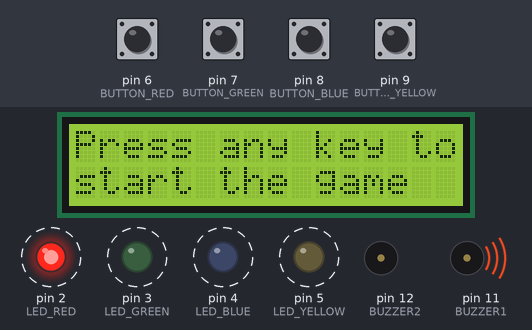
Simulated run of this sketch. Board: Arduino Uno, built with avr-gcc and run on an emulated ATmega328P. On the bench: 16×2 character LCD, output pins drawn as LEDs (lit = HIGH), buzzer (waves = sounding, pin HIGH). Dashed ring = blinking. The inputs (shaded band) are chosen by the test bench; at power-on: pin 6 (BUTTON_RED), pin 7 (BUTTON_GREEN), pin 8 (BUTTON_BLUE), pin 9 (BUTTON_YELLOW) HIGH. Random numbers use the default seed unless the sketch sets one; EEPROM starts erased.

Above: at 7.05 s.
7.1 s: pin 6 (BUTTON_RED) pulled LOW for 0.15 s
At 9.2 s:
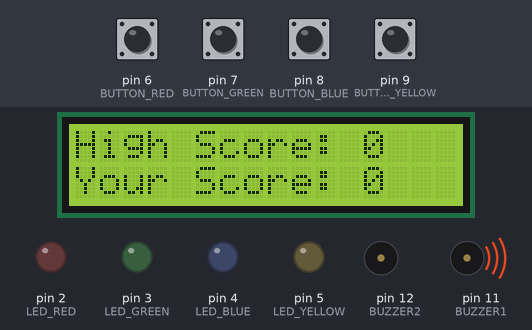
10.0 s: pin 9 (BUTTON_YELLOW) pulled LOW for 0.15 s
At 11.29 s:
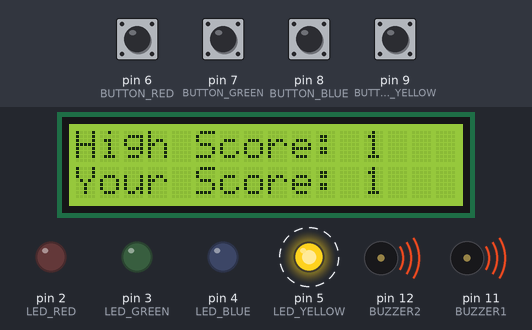
13.0 s: pin 7 (BUTTON_GREEN) pulled LOW for 0.15 s
At 14.0 s:
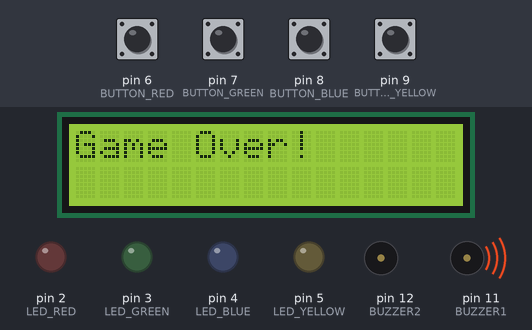
14.7 s: pin 8 (BUTTON_BLUE) pulled LOW for 1 s
At 16.7 s:
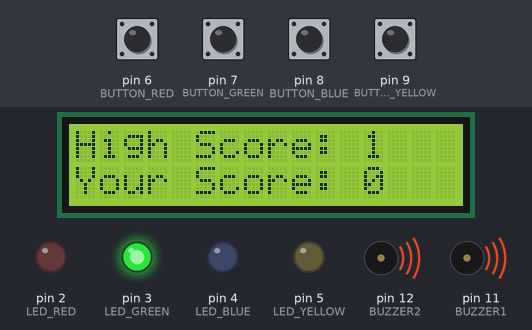
17.2 s: pin 8 (BUTTON_BLUE) pulled LOW for 0.15 s
At 18.56 s:
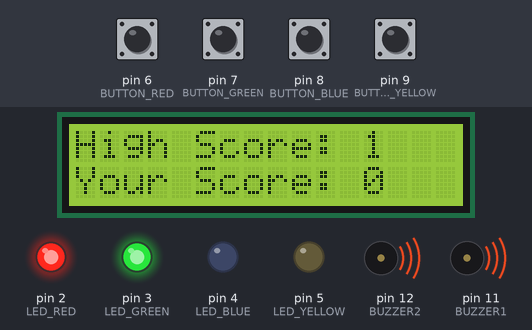
20.3 s: pin 6 (BUTTON_RED) pulled LOW for 1 s
At 23.1 s:
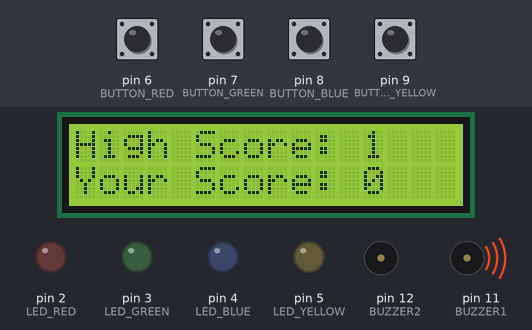
Timing chart, 0 to 24.3 s (numbered marks = the images above; inputs shaded):
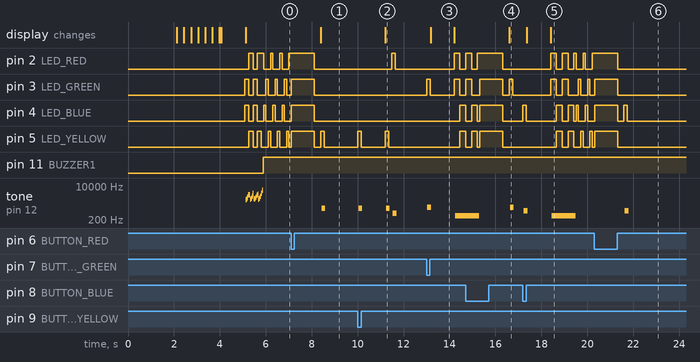

Measured:
- after the input at 7.1 s, tone on pin 12 (BUZZER2): silent → 774 Hz after 1.3 s, → silent 0.16 s later; the display: changes after 1.3 s (image 1)
- after the input at 13.0 s, pin 2 (LED_RED): LOW → HIGH after 1.2 s, → LOW 0.25 s later; pin 3 (LED_GREEN): LOW → HIGH at once, → LOW 0.15 s later, → HIGH 1.1 s later, → LOW 0.25 s later
- after the input at 14.7 s, the display: changes after 1.9 s (image 4)
- after the input at 17.2 s, pin 2 (LED_RED): LOW → HIGH after 1.2 s, → LOW 0.25 s later, → HIGH 0.25 s later, → LOW 0.25 s later, … (9 changes in this stretch); pin 3 (LED_GREEN): LOW → HIGH after 1.2 s, → LOW 0.25 s later, → HIGH 0.25 s later, → LOW 0.25 s later, … (8 changes in this stretch)
- after the input at 20.3 s, tone on pin 12 (BUZZER2): silent → 582 Hz after 1.3 s, → silent 0.16 s later
- by itself, pin 5 (LED_YELLOW): alternates HIGH for 0.15 s and LOW for 1.0 s
- by itself, tone on pin 12 (BUZZER2): plays 2051 Hz for 0.04 s, 2331 Hz for 0.04 s, 2770 Hz for 0.04 s, 3627 Hz for 0.04 s, 3642 Hz for 0.04 s, 2167 Hz for 0.04 s … (19 notes in this stretch)

The sketch:

memory_game.ino
```cpp
#include <Wire.h>
#include <LiquidCrystal_I2C.h>
#include <EEPROM.h>


#define NOTE_B0 31

#define NOTE_C1 33

#define NOTE_CS1 35

#define NOTE_D1 37

#define NOTE_DS1 39

#define NOTE_E1 41

#define NOTE_F1 44

#define NOTE_FS1 46

#define NOTE_G1 49

#define NOTE_GS1 52

#define NOTE_A1 55

#define NOTE_AS1 58

#define NOTE_B1 62

#define NOTE_C2 65

#define NOTE_CS2 69

#define NOTE_D2 73

#define NOTE_DS2 78

#define NOTE_E2 82

#define NOTE_F2 87

#define NOTE_FS2 93

#define NOTE_G2 98

#define NOTE_GS2 104

#define NOTE_A2 110

#define NOTE_AS2 117

#define NOTE_B2 123

#define NOTE_C3 131

#define NOTE_CS3 139

#define NOTE_D3 147

#define NOTE_DS3 156

#define NOTE_E3 165

#define NOTE_F3 175

#define NOTE_FS3 185

#define NOTE_G3 196

#define NOTE_GS3 208

#define NOTE_A3 220

#define NOTE_AS3 233

#define NOTE_B3 247

#define NOTE_C4 262

#define NOTE_CS4 277

#define NOTE_D4 294

#define NOTE_DS4 311

#define NOTE_E4 330

#define NOTE_F4 349

#define NOTE_FS4 370

#define NOTE_G4 392

#define NOTE_GS4 415

#define NOTE_A4 440

#define NOTE_AS4 466

#define NOTE_B4 494

#define NOTE_C5 523

#define NOTE_CS5 554

#define NOTE_D5 587

#define NOTE_DS5 622

#define NOTE_E5 659

#define NOTE_F5 698

#define NOTE_FS5 740

#define NOTE_G5 784

#define NOTE_GS5 831

#define NOTE_A5 880

#define NOTE_AS5 932

#define NOTE_B5 988

#define NOTE_C6 1047

#define NOTE_CS6 1109

#define NOTE_D6 1175

#define NOTE_DS6 1245

#define NOTE_E6 1319

#define NOTE_F6 1397

#define NOTE_FS6 1480

#define NOTE_G6 1568

#define NOTE_GS6 1661

#define NOTE_A6 1760

#define NOTE_AS6 1865

#define NOTE_B6 1976

#define NOTE_C7 2093

#define NOTE_CS7 2217

#define NOTE_D7 2349

#define NOTE_DS7 2489

#define NOTE_E7 2637

#define NOTE_F7 2794

#define NOTE_FS7 2960

#define NOTE_G7 3136

#define NOTE_GS7 3322

#define NOTE_A7 3520

#define NOTE_AS7 3729

#define NOTE_B7 3951

#define NOTE_C8 4186

#define NOTE_CS8 4435

#define NOTE_D8 4699

#define NOTE_DS8 4978


#define CHOICE_OFF      0 //Used to control LEDs

#define CHOICE_NONE     0 //Used to check buttons

#define CHOICE_RED  (1 << 0)

#define CHOICE_GREEN    (1 << 1)

#define CHOICE_BLUE (1 << 2)

#define CHOICE_YELLOW   (1 << 3)


#define LED_RED     2

#define LED_GREEN   3

#define LED_BLUE    4

#define LED_YELLOW  5


// Button pin definitions

#define BUTTON_RED    6

#define BUTTON_GREEN  7

#define BUTTON_BLUE   8

#define BUTTON_YELLOW 9


// Buzzer pin definitions

#define BUZZER1  11

#define BUZZER2  12


// Define game parameters

#define ROUNDS_TO_WIN      13 //Number of rounds to succesfully remember before you win. 13 is do-able.

#define ENTRY_TIME_LIMIT   3000 //Amount of time to press a button before game times out. 3000ms = 3 sec


#define MODE_MEMORY  0

#define MODE_BATTLE  1

#define MODE_BEEGEES 2


// Game state variables

byte gameMode = MODE_MEMORY; //By default, let's play the memory game

byte gameBoard[32]; //Contains the combination of buttons as we advance

byte gameRound = 0; //Counts the number of succesful rounds the player has made it through


LiquidCrystal_I2C lcd(0x27,16,2);

int score = 0;
int high_score = 0;


//progress bar
byte zero[] = {
  B00000,
  B00000,
  B00000,
  B00000,
  B00000,
  B00000,
  B00000,
  B00000
};
byte one[] = {
  B10000,
  B10000,
  B10000,
  B10000,
  B10000,
  B10000,
  B10000,
  B10000
};

byte two[] = {
  B11000,
  B11000,
  B11000,
  B11000,
  B11000,
  B11000,
  B11000,
  B11000
};

byte three[] = {
  B11100,
  B11100,
  B11100,
  B11100,
  B11100,
  B11100,
  B11100,
  B11100
};

byte four[] = {
  B11110,
  B11110,
  B11110,
  B11110,
  B11110,
  B11110,
  B11110,
  B11110
};

byte five[] = {
  B11111,
  B11111,
  B11111,
  B11111,
  B11111,
  B11111,
  B11111,
  B11111
};

void setup()

{

 lcd.init();
 lcd.backlight();
 lcd.print("Memory Game");
 delay(2000);

  lcd.createChar(0, zero);
  lcd.createChar(1, one);
  lcd.createChar(2, two);
  lcd.createChar(3, three);
  lcd.createChar(4, four);
  lcd.createChar(5, five);
  //Setup hardware inputs/outputs. These pins are defined in the hardware_versions header file
  byte b1 = EEPROM.read(0);
  byte b2 = EEPROM.read(1);
  high_score = (b1 << 8) + b2;


  //progress bar
   lcd.clear();
  for(int i=0; i <= 100; i++)
  {
    lcd.setCursor(0,0);
    lcd.print(i);
    lcd.print("   ");
    updateProgressBar(i, 100, 1);   //This line calls the subroutine that displays the progress bar.  The 3 arguments are the current count, the total count and the line you want to print on.
    delay(10);
  }
  delay(1000);

  // Instruction to the player
  lcd.clear();
  lcd.print("Press any key to");
  lcd.setCursor(0, 1);
  lcd.print("start the game");

  //Enable pull ups on inputs

  pinMode(BUTTON_RED, INPUT_PULLUP);

  pinMode(BUTTON_GREEN, INPUT_PULLUP);

  pinMode(BUTTON_BLUE, INPUT_PULLUP);

  pinMode(BUTTON_YELLOW, INPUT_PULLUP);


  pinMode(LED_RED, OUTPUT);

  pinMode(LED_GREEN, OUTPUT);

  pinMode(LED_BLUE, OUTPUT);

  pinMode(LED_YELLOW, OUTPUT);


  pinMode(BUZZER1, OUTPUT);

  pinMode(BUZZER2, OUTPUT);


  //Mode checking

  gameMode = MODE_MEMORY; // By default, we're going to play the memory game


  // Check to see if the lower right button is pressed

  if (checkButton() == CHOICE_YELLOW) play_beegees();


  // Check to see if upper right button is pressed

  if (checkButton() == CHOICE_GREEN)

  {

    gameMode = MODE_BATTLE; //Put game into battle mode


    //Turn on the upper right (green) LED

    setLEDs(CHOICE_GREEN);

    toner(CHOICE_GREEN, 150);


    setLEDs(CHOICE_RED | CHOICE_BLUE | CHOICE_YELLOW); // Turn on the other LEDs until you release button


    while(checkButton() != CHOICE_NONE) ; // Wait for user to stop pressing button


    //Now do nothing. Battle mode will be serviced in the main routine

  }


  play_winner(); // After setup is complete, say hello to the world

}


void loop()

{


  attractMode(); // Blink lights while waiting for user to press a button


  // Indicate the start of game play

  setLEDs(CHOICE_RED | CHOICE_GREEN | CHOICE_BLUE | CHOICE_YELLOW); // Turn all LEDs on

  delay(1000);

  setLEDs(CHOICE_OFF); // Turn off LEDs

  delay(250);


  if (gameMode == MODE_MEMORY)

  {


    // Play memory game and handle result

    if (play_memory() == true) {

    lcd.clear();
    lcd.setCursor(0, 1);  //(Column,Row)
    lcd.print("Your Score: ");
    lcd.setCursor(12, 1);
    lcd.print(gameRound);
    if(gameRound > high_score) {
    high_score = gameRound;
    EEPROM.write(0, (high_score >> 8) & 0xFF);
    EEPROM.write(1, high_score & 0xFF);
    }

    lcd.setCursor(0, 0);
    lcd.print("High Score: " + (String)(high_score));

      play_winner(); // Player won, play winner tones
    }


    else
    {
      lcd.clear();
      lcd.print("Game Over! ");
      delay(1000);

          lcd.clear();
    lcd.setCursor(0, 1);  //(Column,Row)
    lcd.print("Your Score: ");
    lcd.setCursor(12, 1);
    lcd.print(gameRound - 1);
    lcd.setCursor(0, 0);
    lcd.print("High Score: " + (String)(high_score));


      play_loser(); // Player lost, play loser tones
    }

  }


  if (gameMode == MODE_BATTLE)

  {

    play_battle(); // Play game until someone loses


    play_loser(); // Player lost, play loser tones

  }

}


//progress bar function
void updateProgressBar(unsigned long count, unsigned long totalCount, int lineToPrintOn)
 {
    double factor = totalCount/80.0;          //See note above!
    int percent = (count+1)/factor;
    int number = percent/5;
    int remainder = percent%5;
    if(number > 0)
    {
       lcd.setCursor(number-1,lineToPrintOn);
       lcd.write(5);
    }

       lcd.setCursor(number,lineToPrintOn);
       lcd.write(remainder);
 }


//-=-=-=-=-=-=-=-=-=-=-=-=-=-=-=-=-=-=-=-=-=-=-=-=-=-=-=-=-=-=

//The following functions are related to game play only


// Play the regular memory game

// Returns 0 if player loses, or 1 if player wins

boolean play_memory(void)

{

  randomSeed(millis()); // Seed the random generator with random amount of millis()


  gameRound = 0; // Reset the game to the beginning


  while (gameRound < ROUNDS_TO_WIN)

  {
      lcd.clear();
      lcd.setCursor(0, 1);  //(Column,Row)
      lcd.print("Your Score: ");
      lcd.setCursor(12, 1);
      lcd.print(gameRound);
      if(gameRound > high_score) {
      high_score = gameRound;
      EEPROM.write(0, (high_score >> 8) & 0xFF);
      EEPROM.write(1, high_score & 0xFF);
      }

      lcd.setCursor(0, 0);
      lcd.print("High Score: " + (String)(high_score));

    add_to_moves(); // Add a button to the current moves, then play them back


    playMoves(); // Play back the current game board


    // Then require the player to repeat the sequence.

    for (byte currentMove = 0 ; currentMove < gameRound ; currentMove++)

    {

      byte choice = wait_for_button(); // See what button the user presses


      if (choice == 0) return false; // If wait timed out, player loses


      if (choice != gameBoard[currentMove]) return false; // If the choice is incorect, player loses

    }


    delay(1000); // Player was correct, delay before playing moves

  }


  return true; // Player made it through all the rounds to win!

}


// Play the special 2 player battle mode

// A player begins by pressing a button then handing it to the other player

// That player repeats the button and adds one, then passes back.

// This function returns when someone loses

boolean play_battle(void)

{

  gameRound = 0; // Reset the game frame back to one frame


  while (1) // Loop until someone fails

  {

    byte newButton = wait_for_button(); // Wait for user to input next move

    gameBoard[gameRound++] = newButton; // Add this new button to the game array


    // Then require the player to repeat the sequence.

    for (byte currentMove = 0 ; currentMove < gameRound ; currentMove++)

    {

      byte choice = wait_for_button();


      if (choice == 0) return false; // If wait timed out, player loses.


      if (choice != gameBoard[currentMove]) return false; // If the choice is incorect, player loses.

    }


    delay(100); // Give the user an extra 100ms to hand the game to the other player


  }


  return true; // We should never get here

}


// Plays the current contents of the game moves

void playMoves(void)

{

  for (byte currentMove = 0 ; currentMove < gameRound ; currentMove++)

  {

    toner(gameBoard[currentMove], 150);


    // Wait some amount of time between button playback

    // Shorten this to make game harder

    delay(150); // 150 works well. 75 gets fast.

  }

}


// Adds a new random button to the game sequence, by sampling the timer

void add_to_moves(void)

{

  byte newButton = random(0, 4); //min (included), max (exluded)


  // We have to convert this number, 0 to 3, to CHOICEs

  if(newButton == 0) newButton = CHOICE_RED;

  else if(newButton == 1) newButton = CHOICE_GREEN;

  else if(newButton == 2) newButton = CHOICE_BLUE;

  else if(newButton == 3) newButton = CHOICE_YELLOW;


  gameBoard[gameRound++] = newButton; // Add this new button to the game array

}


//-=-=-=-=-=-=-=-=-=-=-=-=-=-=-=-=-=-=-=-=-=-=-=-=-=-=-=-=-=-=

//The following functions control the hardware


// Lights a given LEDs

// Pass in a byte that is made up from CHOICE_RED, CHOICE_YELLOW, etc

void setLEDs(byte leds)

{

  if ((leds & CHOICE_RED) != 0)

    digitalWrite(LED_RED, HIGH);

  else

    digitalWrite(LED_RED, LOW);


  if ((leds & CHOICE_GREEN) != 0)

    digitalWrite(LED_GREEN, HIGH);

  else

    digitalWrite(LED_GREEN, LOW);


  if ((leds & CHOICE_BLUE) != 0)

    digitalWrite(LED_BLUE, HIGH);

  else

    digitalWrite(LED_BLUE, LOW);


  if ((leds & CHOICE_YELLOW) != 0)

    digitalWrite(LED_YELLOW, HIGH);

  else

    digitalWrite(LED_YELLOW, LOW);

}


// Wait for a button to be pressed.

// Returns one of LED colors (LED_RED, etc.) if successful, 0 if timed out

byte wait_for_button(void)

{

  long startTime = millis(); // Remember the time we started the this loop


  while ( (millis() - startTime) < ENTRY_TIME_LIMIT) // Loop until too much time has passed

  {

    byte button = checkButton();


    if (button != CHOICE_NONE)

    {

      toner(button, 150); // Play the button the user just pressed


      while(checkButton() != CHOICE_NONE) ;  // Now let's wait for user to release button


      delay(10); // This helps with debouncing and accidental double taps


      return button;

    }


  }


  return CHOICE_NONE; // If we get here, we've timed out!

}


// Returns a '1' bit in the position corresponding to CHOICE_RED, CHOICE_GREEN, etc.

byte checkButton(void)

{

  if (digitalRead(BUTTON_RED) == 0) return(CHOICE_RED);

  else if (digitalRead(BUTTON_GREEN) == 0) return(CHOICE_GREEN);

  else if (digitalRead(BUTTON_BLUE) == 0) return(CHOICE_BLUE);

  else if (digitalRead(BUTTON_YELLOW) == 0) return(CHOICE_YELLOW);


  return(CHOICE_NONE); // If no button is pressed, return none

}


// Light an LED and play tone

// Red, upper left:     440Hz - 2.272ms - 1.136ms pulse

// Green, upper right:  880Hz - 1.136ms - 0.568ms pulse

// Blue, lower left:    587.33Hz - 1.702ms - 0.851ms pulse

// Yellow, lower right: 784Hz - 1.276ms - 0.638ms pulse

void toner(byte which, int buzz_length_ms)

{

  setLEDs(which); //Turn on a given LED


  //Play the sound associated with the given LED

  switch(which)

  {

  case CHOICE_RED:

    buzz_sound(buzz_length_ms, 1136);

    break;

  case CHOICE_GREEN:

    buzz_sound(buzz_length_ms, 568);

    break;

  case CHOICE_BLUE:

    buzz_sound(buzz_length_ms, 851);

    break;

  case CHOICE_YELLOW:

    buzz_sound(buzz_length_ms, 638);

    break;

  }


  setLEDs(CHOICE_OFF); // Turn off all LEDs

}


// Toggle buzzer every buzz_delay_us, for a duration of buzz_length_ms.

void buzz_sound(int buzz_length_ms, int buzz_delay_us)

{

  // Convert total play time from milliseconds to microseconds

  long buzz_length_us = buzz_length_ms * (long)1000;


  // Loop until the remaining play time is less than a single buzz_delay_us

  while (buzz_length_us > (buzz_delay_us * 2))

  {

    buzz_length_us -= buzz_delay_us * 2; //Decrease the remaining play time


    // Toggle the buzzer at various speeds

    digitalWrite(BUZZER1, LOW);

    digitalWrite(BUZZER2, HIGH);

    delayMicroseconds(buzz_delay_us);


    digitalWrite(BUZZER1, HIGH);

    digitalWrite(BUZZER2, LOW);

    delayMicroseconds(buzz_delay_us);

  }

}


// Play the winner sound and lights

void play_winner(void)

{

  setLEDs(CHOICE_GREEN | CHOICE_BLUE);

  winner_sound();

  setLEDs(CHOICE_RED | CHOICE_YELLOW);

  winner_sound();

  setLEDs(CHOICE_GREEN | CHOICE_BLUE);

  winner_sound();

  setLEDs(CHOICE_RED | CHOICE_YELLOW);

  winner_sound();

}


// Play the winner sound

// This is just a unique (annoying) sound we came up with, there is no magic to it

void winner_sound(void)

{

  // Toggle the buzzer at various speeds

  for (byte x = 250 ; x > 70 ; x--)

  {

    for (byte y = 0 ; y < 3 ; y++)

    {

      digitalWrite(BUZZER2, HIGH);

      digitalWrite(BUZZER1, LOW);

      delayMicroseconds(x);


      digitalWrite(BUZZER2, LOW);

      digitalWrite(BUZZER1, HIGH);

      delayMicroseconds(x);

    }

  }

}


// Play the loser sound/lights

void play_loser(void)

{

  setLEDs(CHOICE_RED | CHOICE_GREEN);

  buzz_sound(255, 1500);


  setLEDs(CHOICE_BLUE | CHOICE_YELLOW);

  buzz_sound(255, 1500);


  setLEDs(CHOICE_RED | CHOICE_GREEN);

  buzz_sound(255, 1500);


  setLEDs(CHOICE_BLUE | CHOICE_YELLOW);

  buzz_sound(255, 1500);

}


// Show an "attract mode" display while waiting for user to press button.

void attractMode(void)

{

  while(1)

  {

    setLEDs(CHOICE_RED);

    delay(100);

    if (checkButton() != CHOICE_NONE) return;


    setLEDs(CHOICE_BLUE);

    delay(100);

    if (checkButton() != CHOICE_NONE) return;


    setLEDs(CHOICE_GREEN);

    delay(100);

    if (checkButton() != CHOICE_NONE) return;


    setLEDs(CHOICE_YELLOW);

    delay(100);

    if (checkButton() != CHOICE_NONE) return;

  }

}


//-=-=-=-=-=-=-=-=-=-=-=-=-=-=-=-=-=-=-=-=-=-=-=-=-=-=-=-=-=-=

// The following functions are related to Beegees Easter Egg only


// Notes in the melody. Each note is about an 1/8th note, "0"s are rests.

int melody[] = {

  NOTE_G4, NOTE_A4, 0, NOTE_C5, 0, 0, NOTE_G4, 0, 0, 0,

  NOTE_E4, 0, NOTE_D4, NOTE_E4, NOTE_G4, 0,

  NOTE_D4, NOTE_E4, 0, NOTE_G4, 0, 0,

  NOTE_D4, 0, NOTE_E4, 0, NOTE_G4, 0, NOTE_A4, 0, NOTE_C5, 0};


int noteDuration = 115; // This essentially sets the tempo, 115 is just about right for a disco groove :)

int LEDnumber = 0; // Keeps track of which LED we are on during the beegees loop


// Do nothing but play bad beegees music

// This function is activated when user holds bottom right button during power up

void play_beegees()

{

  //Turn on the bottom right (yellow) LED

  setLEDs(CHOICE_YELLOW);

  toner(CHOICE_YELLOW, 150);


  setLEDs(CHOICE_RED | CHOICE_GREEN | CHOICE_BLUE); // Turn on the other LEDs until you release button


  while(checkButton() != CHOICE_NONE) ; // Wait for user to stop pressing button


  setLEDs(CHOICE_NONE); // Turn off LEDs


  delay(1000); // Wait a second before playing song


  digitalWrite(BUZZER1, LOW); // setup the "BUZZER1" side of the buzzer to stay low, while we play the tone on the other pin.


  while(checkButton() == CHOICE_NONE) //Play song until you press a button

  {

    // iterate over the notes of the melody:

    for (int thisNote = 0; thisNote < 32; thisNote++) {

      changeLED();

      tone(BUZZER2, melody[thisNote],noteDuration);

      // to distinguish the notes, set a minimum time between them.

      // the note's duration + 30% seems to work well:

      int pauseBetweenNotes = noteDuration * 1.30;

      delay(pauseBetweenNotes);

      // stop the tone playing:

      noTone(BUZZER2);

    }

  }

}


// Each time this function is called the board moves to the next LED

void changeLED(void)

{

  setLEDs(1 << LEDnumber); // Change the LED


  LEDnumber++; // Goto the next LED

  if(LEDnumber > 3) LEDnumber = 0; // Wrap the counter if needed

}
```
